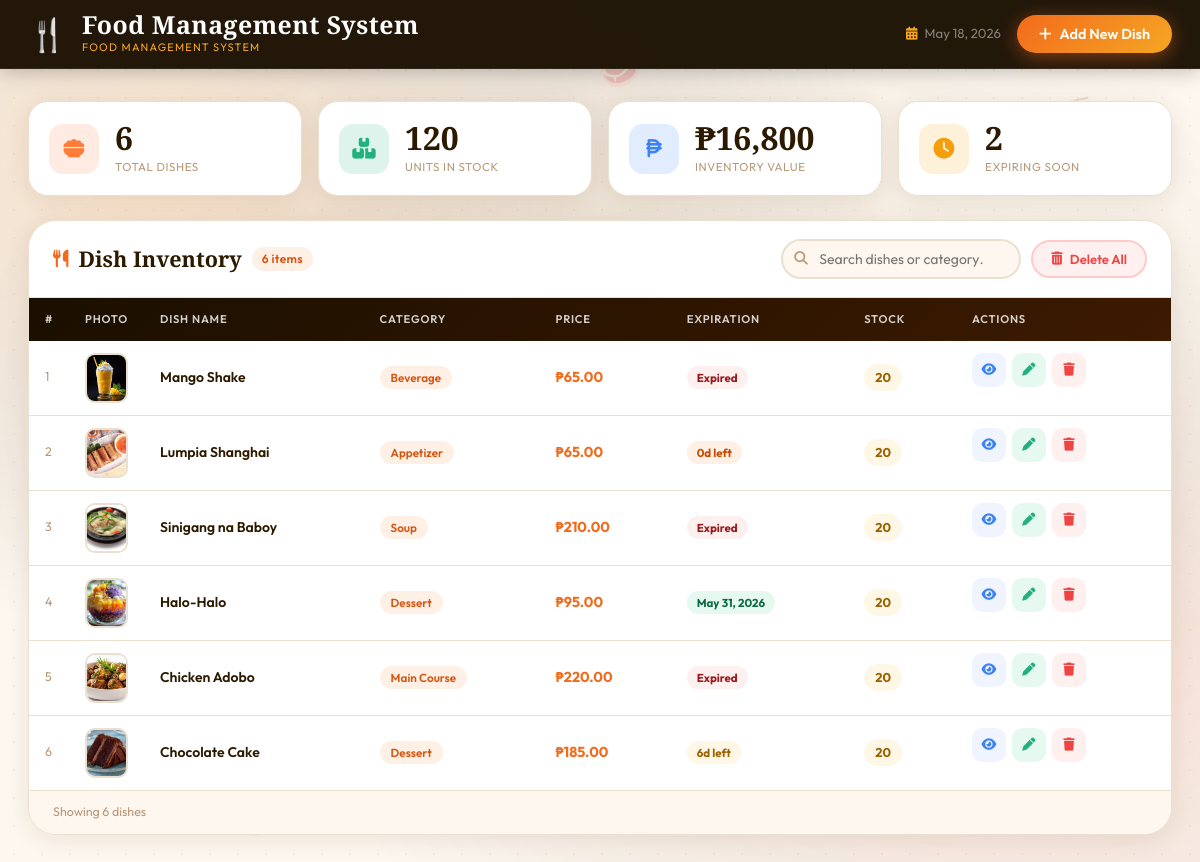
The page / on the database its author committed.
### tables this page shows
CREATE TABLE `food_management` (
  `id` int(11) NOT NULL,
  `dishes` varchar(50) DEFAULT NULL,
  `category` varchar(50) DEFAULT NULL,
  `price` varchar(50) DEFAULT NULL,
  `expiration_date` varchar(50) DEFAULT NULL,
  `stock` varchar(50) DEFAULT NULL,
  `image` varchar(500) DEFAULT NULL
);

### index.php (the view, shortened to what this page needs)
<?php
require 'db.php';
$allDishes = $pdo->query("SELECT * FROM food_management ORDER BY id DESC")->fetchAll();
$totalDishes = count($allDishes);
$totalStock  = 0;
$totalValue  = 0;
$expiringSoon = 0;
$today = new DateTime();
foreach ($allDishes as $d) {
    $totalStock += intval($d['stock']);
    $totalValue += floatval($d['price']) * intval($d['stock']);
    if (!empty($d['expiration_date'])) {
        try {
            $exp  = new DateTime($d['expiration_date']);
            $diff = (int) $today->diff($exp)->format('%r%a');
            if ($diff >= 0 && $diff <= 7) $expiringSoon++;
        } catch (Exception $e) {}
    }
}
?>
<!DOCTYPE html>
<html lang="en">
<head>
  <link rel="stylesheet" href="https://cdnjs.cloudflare.com/ajax/libs/font-awesome/6.5.0/css/all.min.css"/>
  <link rel="stylesheet" href="asset\css\style.css"/>
</head>
<body>
<div class="bg-art" aria-hidden="true">
  <span class="float-emoji" style="--x:8%;--y:15%;--d:6s;--s:1.4">🍕</span>
  <span class="float-emoji" style="--x:88%;--y:10%;--d:8s;--s:1.1">🍜</span>
  <span class="float-emoji" style="--x:5%;--y:70%;--d:7s;--s:1.6">🥗</span>
  <span class="float-emoji" style="--x:92%;--y:65%;--d:9s;--s:1.0">🍰</span>
  <span class="float-emoji" style="--x:50%;--y:5%;--d:5s;--s:1.3">🥩</span>
  <span class="float-emoji" style="--x:75%;--y:88%;--d:10s;--s:1.2">🍣</span>
  <span class="float-emoji" style="--x:20%;--y:90%;--d:6.5s;--s:0.9">🍔</span>
</div>
<header class="site-header">
  <div class="header-inner">
    <div class="brand">
      <div class="brand-emblem">🍴</div>
      <div class="brand-text">
        <span class="brand-name">Food Management System</span>
        <span class="brand-tagline">Food Management System</span>
      </div>
    </div>
    <nav class="header-nav">
      <div class="header-date">
        <i class="fas fa-calendar-alt"></i>
        <?= date('F j, Y') ?>
      </div>
      <button class="btn-add-hero" onclick="openAddModal()">
        <i class="fas fa-plus"></i> Add New Dish
      </button>
    </nav>
  </div>
</header>
<main class="main">
  <section class="stats-row">
    <div class="stat-card" style="--accent:#ff7c38">
      <div class="stat-icon-wrap" style="background:rgba(255,124,56,.15)">
        <i class="fas fa-bowl-food" style="color:#ff7c38"></i>
      </div>
      <div class="stat-info">
        <span class="stat-num" data-count="<?= $totalDishes ?>"><?= $totalDishes ?></span>
        <span class="stat-lbl">Total Dishes</span>
      </div>
    </div>
    <div class="stat-card" style="--accent:#22b07d">
      <div class="stat-icon-wrap" style="background:rgba(34,176,125,.15)">
        <i class="fas fa-boxes-stacked" style="color:#22b07d"></i>
      </div>
      <div class="stat-info">
        <span class="stat-num" data-count="<?= $totalStock ?>"><?= number_format($totalStock) ?></span>
        <span class="stat-lbl">Units in Stock</span>
      </div>
    </div>
    <div class="stat-card" style="--accent:#3b82f6">
      <div class="stat-icon-wrap" style="background:rgba(59,130,246,.15)">
        <i class="fas fa-peso-sign" style="color:#3b82f6"></i>
      </div>
      <div class="stat-info">
        <span class="stat-num">₱<?= number_format($totalValue, 0) ?></span>
        <span class="stat-lbl">Inventory Value</span>
      </div>
    </div>
    <div class="stat-card" style="--accent:#f59e0b">
      <div class="stat-icon-wrap" style="background:rgba(245,158,11,.15)">
        <i class="fas fa-clock" style="color:#f59e0b"></i>
      </div>
      <div class="stat-info">
        <span class="stat-num" data-count="<?= $expiringSoon ?>"><?= $expiringSoon ?></span>
        <span class="stat-lbl">Expiring Soon</span>
      </div>
    </div>
  </section>
  <section class="table-card">
    <div class="toolbar">
      <h2 class="toolbar-title">
        <i class="fas fa-utensils"></i> Dish Inventory
        <span class="toolbar-count"><?= $totalDishes ?> items</span>
      </h2>
      <div class="toolbar-controls">
        <div class="search-box">
          <input type="text" id="searchInput"
                 placeholder="Search dishes or category…"
                 autocomplete="off"/>
        </div>
        <button class="btn-delete-all" onclick="openDeleteAllModal()" title="Delete all records">
          <i class="fas fa-trash-can"></i> Delete All
        </button>
      </div>
    </div>
    <div class="table-wrap">
      <table id="dishTable">
        <thead>
          <tr>
            <th class="th-no">#</th>
            <th class="th-img">Photo</th>
            <th class="th-dish">Dish Name</th>
            <th class="th-cat">Category</th>
            <th class="th-price">Price</th>
            <th class="th-exp">Expiration</th>
            <th class="th-stock">Stock</th>
            <th class="th-act">Actions</th>
          </tr>
        </thead>
        <tbody id="tableBody">
        <?php if (empty($allDishes)): ?>
          <tr class="empty-row">
            <td colspan="8">
              <div class="empty-state">
                <div class="empty-icon">🍽️</div>
                <h3>No dishes yet</h3>
                <p>Click <strong>Add New Dish</strong> to populate your inventory.</p>
              </div>
            </td>
          </tr>
        <?php else: ?>
          <?php foreach ($allDishes as $i => $d):
            $expClass   = '';
            $expLabel   = '';
            if (!empty($d['expiration_date'])) {
                try {
                    $exp  = new DateTime($d['expiration_date']);
                    $diff = (int) $today->diff($exp)->format('%r%a');
                    if ($diff < 0)      { $expClass = 'exp-bad';  $expLabel = 'Expired';       }
                    elseif ($diff <= 3) { $expClass = 'exp-crit'; $expLabel = $diff.'d left';   }
                    elseif ($diff <= 7) { $expClass = 'exp-warn'; $expLabel = $diff.'d left';   }
                    else                { $expClass = 'exp-ok';   $expLabel = date('M d, Y', strtotime($d['expiration_date'])); }
                } catch (Exception $e) {
                    $expLabel = htmlspecialchars($d['expiration_date']);
                }
            }
            $stockInt = intval($d['stock']);
            $stockCls = $stockInt <= 0 ? 'stock-zero' : ($stockInt <= 5 ? 'stock-low' : ($stockInt <= 20 ? 'stock-med' : 'stock-ok'));
          ?>
          <tr class="dish-row" data-name="<?= strtolower(htmlspecialchars($d['dishes'])) ?>" data-cat="<?= strtolower(htmlspecialchars($d['category'])) ?>">
            <td class="td-no"><?= $i + 1 ?></td>
            <td class="td-img">
              <?php if (!empty($d['image']) && file_exists($d['image'])): ?>
                <img src="<?= htmlspecialchars($d['image']) ?>"
                     alt="<?= htmlspecialchars($d['dishes']) ?>"
                     class="dish-thumb"
                     onclick="openPhotoModal('<?= htmlspecialchars($d['image']) ?>','<?= addslashes(htmlspecialchars($d['dishes'])) ?>')"
                     title="View photo"/>
              <?php else: ?>
                <div class="dish-thumb-ph">🍴</div>
              <?php endif; ?>
            </td>
            <td class="td-name">
              <span class="dish-name-txt"><?= htmlspecialchars($d['dishes']) ?></span>
            </td>
            <td class="td-cat">
              <span class="cat-pill"><?= htmlspecialchars($d['category']) ?></span>
            </td>
            <td class="td-price">
              <span class="price-txt">₱<?= number_format(floatval($d['price']), 2) ?></span>
            </td>
            <td class="td-exp">
              <span class="exp-tag <?= $expClass ?>"><?= $expLabel ?></span>
            </td>
            <td class="td-stock">
              <span class="stock-pill <?= $stockCls ?>"><?= htmlspecialchars($d['stock']) ?></span>
            </td>
            <td class="td-actions">
              <button class="act-btn view-btn"
                      onclick="openViewModal(<?= $d['id'] ?>)"
                      title="View Details">
                <i class="fas fa-eye"></i>
              </button>
              <button class="act-btn edit-btn"
                      onclick="openEditModal(<?= $d['id'] ?>)"
                      title="Edit Dish">
                <i class="fas fa-pen"></i>
              </button>
              <button class="act-btn del-btn"
                      onclick="openDeleteModal(<?= $d['id'] ?>, '<?= addslashes(htmlspecialchars($d['dishes'])) ?>')"
                      title="Delete Dish">
                <i class="fas fa-trash"></i>
              </button>
            </td>
          </tr>
          <?php endforeach; ?>
        <?php endif; ?>
        </tbody>
      </table>
    </div>
    <div class="table-footer">
      <span id="countLabel">Showing <?= $totalDishes ?> dish<?= $totalDishes !== 1 ? 'es' : '' ?></span>
    </div>
  </section>
</main>
</body>
</html>

### rows shown on the page
food_management: image (picture), dishes "Mango Shake", category "Beverage", price "65.00", expiration_date "Expired", stock "20"
food_management: image (picture), dishes "Lumpia Shanghai", category "Appetizer", price "65.00", expiration_date "0d left", stock "20"
food_management: image (picture), dishes "Sinigang na Baboy", category "Soup", price "210.00", expiration_date "Expired", stock "20"
food_management: image (picture), dishes "Halo-Halo", category "Dessert", price "95.00", expiration_date "May 31, 2026", stock "20"
food_management: image (picture), dishes "Chicken Adobo", category "Main Course", price "220.00", expiration_date "Expired", stock "20"
food_management: image (picture), dishes "Chocolate Cake", category "Dessert", price "185.00", expiration_date "6d left", stock "20"

### other values the page prints
$totalDishes "6"
$totalStock "120"
$totalValue "16,800"
$expiringSoon "2"
